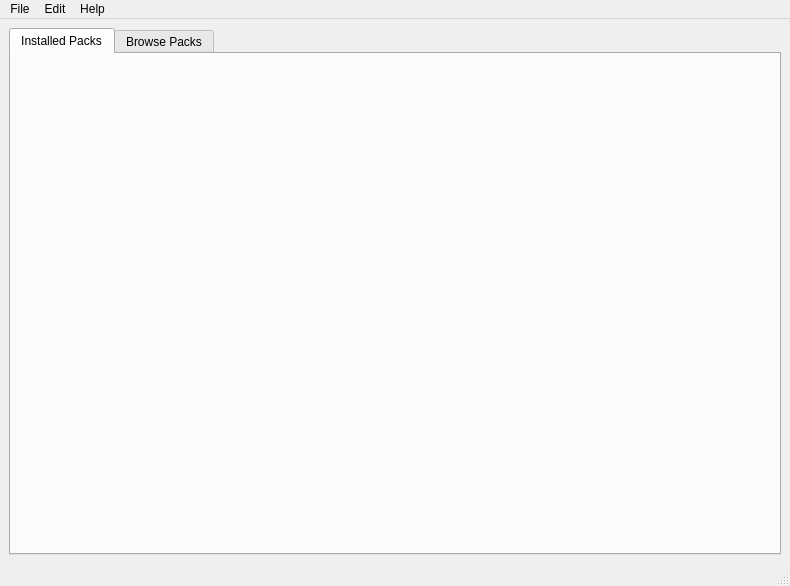
<?xml version="1.0" encoding="UTF-8"?>
<ui version="4.0">
 <class>MainWindow</class>
 <widget class="QMainWindow" name="MainWindow">
  <property name="geometry">
   <rect>
    <x>0</x>
    <y>0</y>
    <width>790</width>
    <height>586</height>
   </rect>
  </property>
  <property name="windowTitle">
   <string>MainWindow</string>
  </property>
  <widget class="QWidget" name="centralwidget">
   <layout class="QGridLayout" name="gridLayout_2">
    <item row="0" column="0">
     <layout class="QGridLayout" name="gridLayout">
      <item row="2" column="1">
       <widget class="QTabWidget" name="tabWidget">
        <property name="currentIndex">
         <number>0</number>
        </property>
        <widget class="QWidget" name="packs_installed">
         <attribute name="title">
          <string>Installed Packs</string>
         </attribute>
         <layout class="QGridLayout" name="gridLayout_3"/>
        </widget>
        <widget class="QWidget" name="packs_browse">
         <attribute name="title">
          <string>Browse Packs</string>
         </attribute>
        </widget>
       </widget>
      </item>
     </layout>
    </item>
   </layout>
  </widget>
  <widget class="QMenuBar" name="menubar">
   <property name="geometry">
    <rect>
     <x>0</x>
     <y>0</y>
     <width>790</width>
     <height>23</height>
    </rect>
   </property>
   <widget class="QMenu" name="menuWhat_is_this">
    <property name="title">
     <string>File</string>
    </property>
   </widget>
   <widget class="QMenu" name="menuEdit">
    <property name="title">
     <string>Edit</string>
    </property>
   </widget>
   <widget class="QMenu" name="menuHelp">
    <property name="title">
     <string>Help</string>
    </property>
   </widget>
   <addaction name="menuWhat_is_this"/>
   <addaction name="menuEdit"/>
   <addaction name="menuHelp"/>
  </widget>
  <widget class="QStatusBar" name="statusbar"/>
 </widget>
 <resources/>
 <connections/>
</ui>
